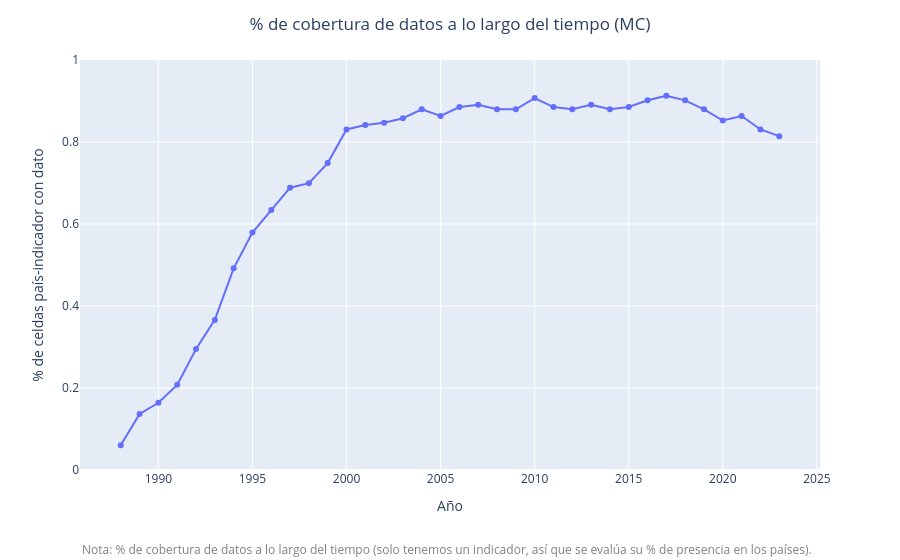

Source (notebook cell):
### Code cell
n_paises_total_mc = df_market_concentration_onu["ISO-alpha3"].nunique()

paises_con_dato_anio_mc = (
    df_market_concentration_onu.dropna(subset=["hh_market_concentration"])
    .groupby("year")["ISO-alpha3"]
    .nunique()
    .rename("n_paises_con_dato")
)

anios_totales_mc = sorted(df_market_concentration_onu["year"].unique())
disponibilidad_anio_mc = pd.DataFrame(index=anios_totales_mc).join(paises_con_dato_anio_mc)
disponibilidad_anio_mc["n_paises_con_dato"] = disponibilidad_anio_mc["n_paises_con_dato"].fillna(0)

# Densidad real: % de celdas país-indicador efectivamente completas en cada año
# (aquí "indicador" = 1, así que equivale al % de países con dato, pero se mantiene
# la misma lógica de cálculo que en WDI y V-Dem para comparabilidad conceptual)
celdas_posibles_anio_mc = n_paises_total_mc * 1
celdas_con_dato_anio_mc = df_market_concentration_onu.dropna(subset=["hh_market_concentration"]).groupby("year").size()
disponibilidad_anio_mc["densidad_real"] = (
    celdas_con_dato_anio_mc.reindex(anios_totales_mc, fill_value=0).values / celdas_posibles_anio_mc
)

fig_densidad_anio_mc = px.line(
    disponibilidad_anio_mc.reset_index().rename(columns={"index": "year"}),
    x="year",
    y="densidad_real",
    markers=True,
    labels={"densidad_real": "% de celdas país-indicador con dato"},
)
fig_densidad_anio_mc.update_layout(
    title=dict(text="% de cobertura de datos a lo largo del tiempo (MC)", x=0.5, xanchor="center"),
    xaxis_title="Año",
    yaxis_title="% de celdas país-indicador con dato",
    yaxis_range=[0, 1],
    margin=dict(b=90),
)
fig_densidad_anio_mc.add_annotation(
    text="Nota: % de cobertura de datos a lo largo del tiempo (solo tenemos un indicador, así que se evalúa su % de presencia en los países).",
    xref="paper", yref="paper", x=0, y=-0.22, showarrow=False,
    font=dict(size=12, color="gray"), align="left",
)

figuras_reporte.append(("densidad_anio_mc", fig_densidad_anio_mc))
fig_densidad_anio_mc.show()

### Figure 1 — Plotly figure (JSON) as saved in the notebook; plotly's stock layout.template omitted (floating-point values rounded to 4 significant figures)
{"data": [{"hovertemplate": "year=%{x}<br>% de celdas país-indicador con dato=%{y}<extra></extra>", "legendgroup": "", "line": {"color": "#636efa", "dash": "solid"}, "marker": {"symbol": "circle"}, "mode": "lines+markers", "name": "", "orientation": "v", "showlegend": false, "type": "scatter", "x": [1988, 1989, 1990, 1991, 1992, 1993, 1994, 1995, 1996, 1997, 1998, 1999, 2000, 2001, 2002, 2003, 2004, 2005, 2006, 2007, 2008, 2009, 2010, 2011, 2012, 2013, 2014, 2015, 2016, 2017, 2018, 2019, 2020, 2021, 2022, 2023], "xaxis": "x", "y": [0.06011, 0.1366, 0.1639, 0.2077, 0.2951, 0.3661, 0.4918, 0.5792, 0.6339, 0.6885, 0.6995, 0.7486, 0.8306, 0.8415, 0.847, 0.8579, 0.8798, 0.8634, 0.8852, 0.8907, 0.8798, 0.8798, 0.9071, 0.8852, 0.8798, 0.8907, 0.8798, 0.8852, 0.9016, 0.9126, 0.9016, 0.8798, 0.8525, 0.8634, 0.8306, 0.8142], "yaxis": "y"}], "layout": {"annotations": [{"align": "left", "font": {"color": "gray", "size": 12}, "showarrow": false, "text": "Nota: % de cobertura de datos a lo largo del tiempo (solo tenemos un indicador, así que se evalúa su % de presencia en los países).", "x": 0, "xref": "paper", "y": -0.22, "yref": "paper"}], "legend": {"tracegroupgap": 0}, "margin": {"b": 90, "t": 60}, "title": {"text": "% de cobertura de datos a lo largo del tiempo (MC)", "x": 0.5, "xanchor": "center"}, "xaxis": {"anchor": "y", "domain": [0, 1], "title": {"text": "Año"}}, "yaxis": {"anchor": "x", "domain": [0, 1], "range": [0, 1], "title": {"text": "% de celdas país-indicador con dato"}}}}
